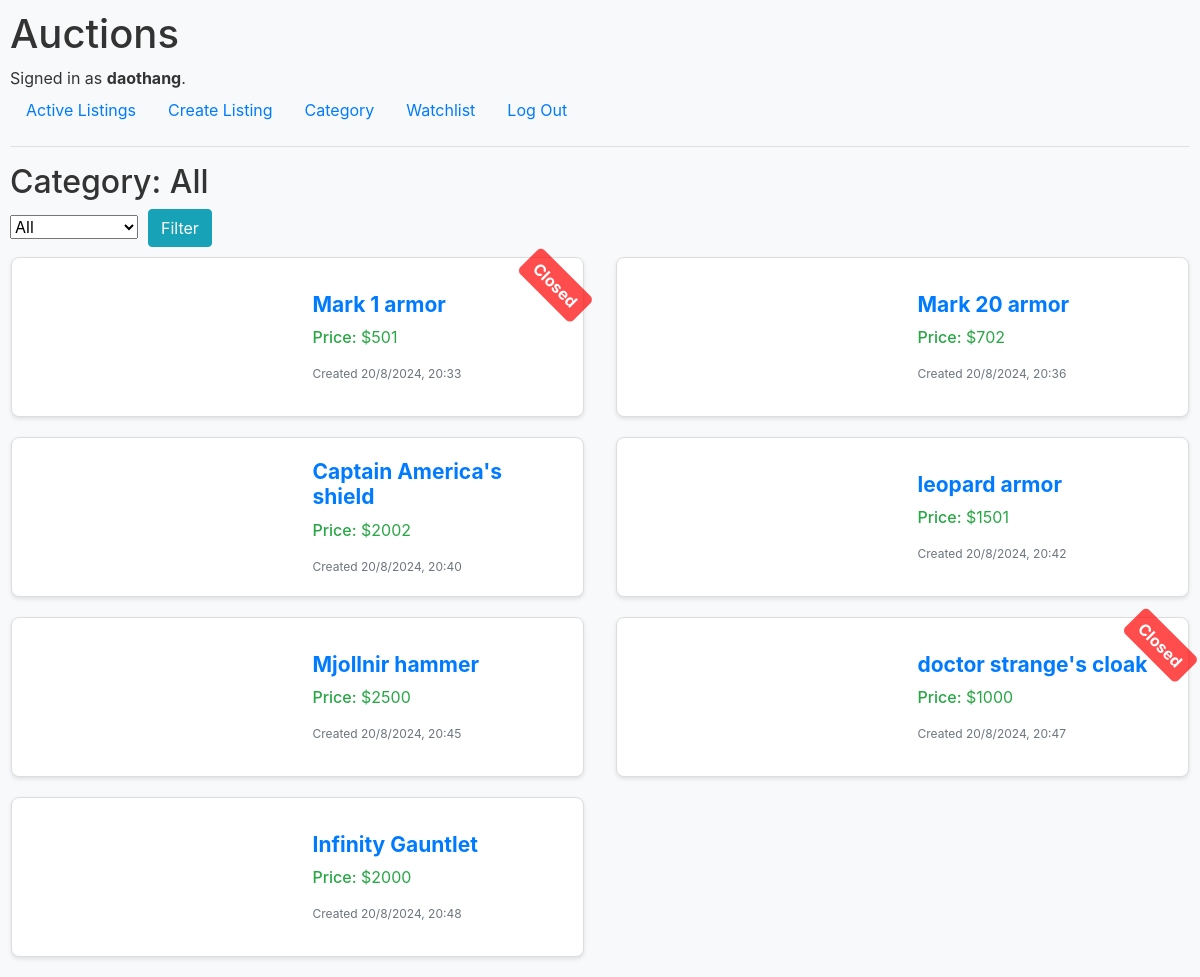
Page /category (signed in) on the committed database.
### auctions/models.py (models this page shows)
class User(AbstractUser):
    pass

class AuctionList(models.Model):
    title = models.CharField(max_length=64)
    description = models.CharField(max_length=200)
    category = models.CharField(max_length=64)
    time = models.CharField(max_length=64)
    image_url = models.CharField(max_length=1000)
    price = models.IntegerField()
    closed = models.BooleanField(default = False)

### auctions/views.py (the view)
# urls.py: path("category", views.category, name="category")
def category(request):
    category = "All"
    products = AuctionList.objects.all()
    if request.method == "POST":
        category = request.POST.get("category")
    if category != "All" and category in CATEGORIES:
        products = products.filter(category=category)
    return render(request, "auctions/category.html", {
        "categories": CATEGORIES,
        "products": products,
        "category": category
    })

### auctions/templates/auctions/category.html (shortened to what this page needs)
{% extends "auctions/layout.html" %}
{% block body %}
    <h2>Category: {{ category }}</h2>
    <form action="{% url 'category' %}" method="post">
        <select name="category">
            <option name="category" value="All">All</option>
            <input type="submit" class="btn btn-info" value="Filter" style="margin-left: 10px;">
        </select>
    </form>
    <div class="products row">
        {% for product in products %}
            <div class="col-md-6">
                <a href="{% url 'specific' product.id %}">
                    <div class="product row">
                        <div class="product-img col-md-6">
                        </div>
                        <div class="product-infor col-md-6">
                            <h4>{{ product.title }}</h4>
                            <p><span>Price:</span> ${{ product.price }}</p>
                            <small>{{ product.time }}</small>
                        </div>
                        {% if product.closed %}
                            <div class="closed">Closed</div>
                        {% endif %}
                    </div>
                </a>
            </div>
        {% endfor %}
    </div>
{% endblock %}

### auctions/templates/auctions/layout.html (shortened to what this page needs)
{% load static %}
<!DOCTYPE html>
<html lang="en">
    <head>
        <link rel="stylesheet" href="https://stackpath.bootstrapcdn.com/bootstrap/4.4.1/css/bootstrap.min.css">
        <link href="{% static 'auctions/styles.css' %}" rel="stylesheet">
    </head>
    <body>
        <h1>Auctions</h1>
        <div>
            {% if user.is_authenticated %}
                Signed in as <strong>{{ user.username }}</strong>.
            {% else %}
                Not signed in.
            {% endif %}
        </div>
        <ul class="nav">
            <li class="nav-item">
                <a class="nav-link" href="{% url 'index' %}">Active Listings</a>
            </li>
            <li class="nav-item">
                <a class="nav-link" href="{% url 'create listing' %}">Create Listing</a>
            </li>
            <li class="nav-item">
                <a class="nav-link" href="{% url 'category' %}">Category</a>
            </li>
            <li class="nav-item">
                <a class="nav-link" href="{% url 'watchlist' %}">Watchlist</a>
            </li>
            {% if user.is_authenticated %}
                <li class="nav-item">
                    <a class="nav-link" href="{% url 'logout' %}">Log Out</a>
                </li>
            {% endif %}
        </ul>
        <hr>
        {% block body %}
        {% endblock %}
    </body>
</html>

### auctions/static/auctions/styles.css (style rules this page uses)
body { padding: 10px; background-color: #f8f9fa; color: #333; }
.product { position: relative; display: flex; justify-content: center; align-items: center; height: 160px; border: 1px solid #ddd; border-radius: 8px; background-color: #fff; box-shadow: 0 2px 4px rgba(0, 0, 0, 0.1); margin: 10px 1px; transition: transform 0.2s, box-shadow 0.2s; }
.closed { position: absolute; top: 10px; right: -10px; background-color: rgba(255, 0, 0, 0.7); color: #fff; padding: 5px 10px; border-radius: 5px; font-weight: bold; transform: rotate(45deg); transform-origin: center; transition: background-color 0.2s; }
.product h4 { overflow: hidden; text-overflow: ellipsis; }
.product-img { position: relative; border-top-left-radius: 8px; border-top-right-radius: 8px; display: flex; height: 100%; justify-content: center; align-items: center; }
.product-infor { padding: 15px; display: flex; flex-direction: column; justify-content: space-between; }
.product-infor span { font-weight: 500; }
.product-infor p { color: #28a745; }
.product-infor h4 { font-size: 21px; font-weight: bold; color: #007bff; }
.product-infor small { font-size: 12px; color: #6c757d; }

### rows in the picture
User: username "daothang"
AuctionList: title "Mark 1 armor", price "501", time "Created 20/8/2024, 20:33", closed "Closed"
AuctionList: title "Mark 20 armor", price "702", time "Created 20/8/2024, 20:36"
AuctionList: title "Captain America's shield", price "2002", time "Created 20/8/2024, 20:40"
AuctionList: title "leopard armor", price "1501", time "Created 20/8/2024, 20:42"
AuctionList: title "Mjollnir hammer", price "2500", time "Created 20/8/2024, 20:45"
AuctionList: title "doctor strange's cloak", price "1000", time "Created 20/8/2024, 20:47", closed "Closed"
AuctionList: title "Infinity Gauntlet", price "2000", time "Created 20/8/2024, 20:48"

### other values in the picture
{{ category }} "All"
